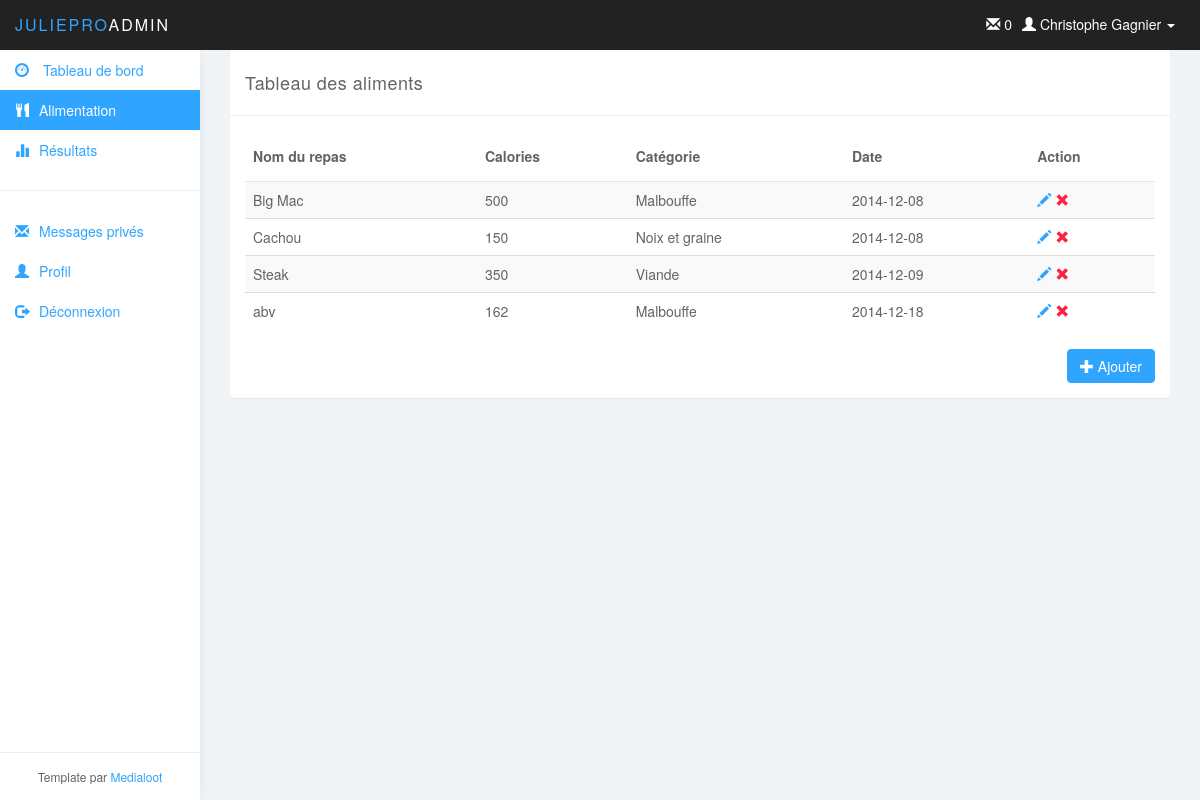
Page /?action=view_alimentation on the earlier database version.
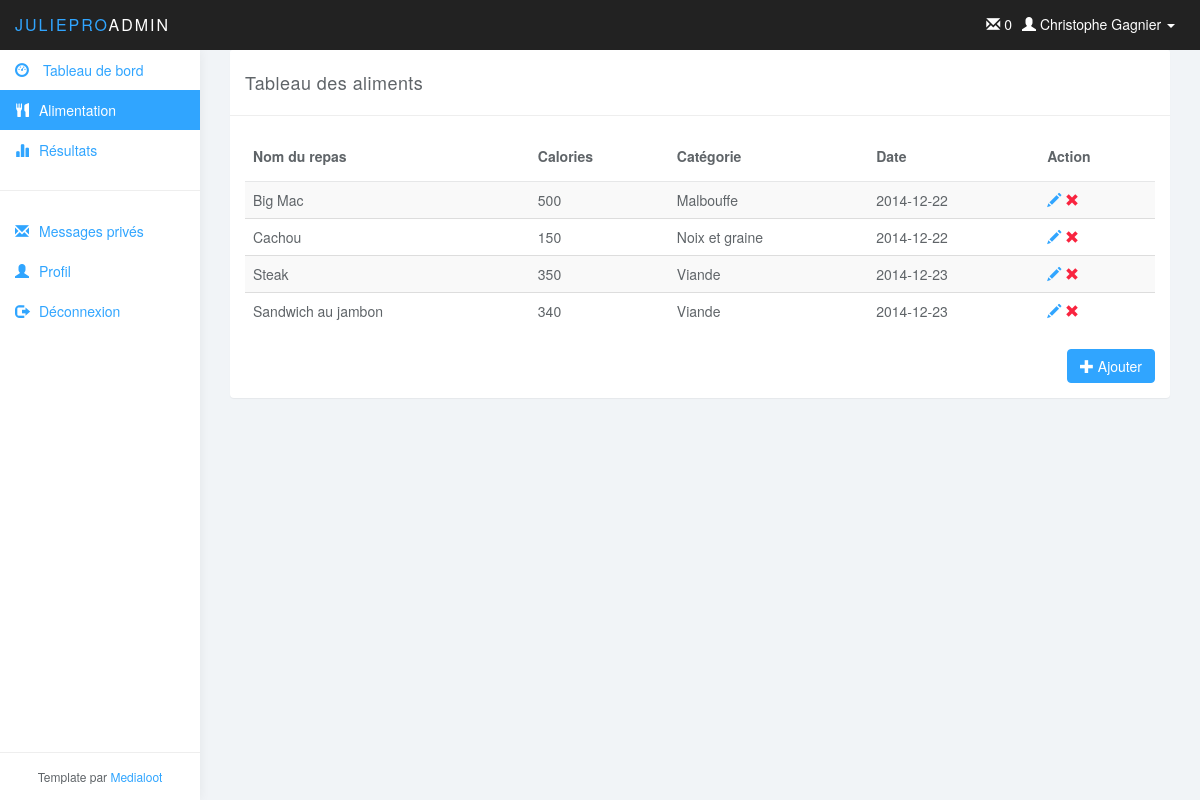
Same page on the later database version.
### tables this page shows
CREATE TABLE IF NOT EXISTS `utilisateur` (
`utilisateurID` int(11) NOT NULL,
  `nom` varchar(45) NOT NULL,
  `prenom` varchar(45) NOT NULL,
  `noTel` varchar(45) NOT NULL,
  `noCell` varchar(45) DEFAULT NULL,
  `noRue` int(11) NOT NULL,
  `rue` varchar(45) NOT NULL,
  `ville` varchar(45) NOT NULL,
  `codePostal` varchar(45) NOT NULL,
  `age` int(11) NOT NULL,
  `dateInscription` datetime NOT NULL,
  `courriel` varchar(45) NOT NULL,
  `statut` int(11) NOT NULL,
  `entraineurID` int(11) DEFAULT NULL
);

CREATE TABLE IF NOT EXISTS `alimentation` (
`alimentationID` int(11) NOT NULL,
  `nomRepas` varchar(45) NOT NULL,
  `calorieIngere` int(11) NOT NULL,
  `date` date NOT NULL,
  `categorieID` int(11) NOT NULL,
  `clientID` int(11) NOT NULL
);

CREATE TABLE IF NOT EXISTS `categorienourriture` (
`categorieID` int(11) NOT NULL,
  `nom` varchar(45) NOT NULL
);

### model/user_db.php (called while the page is built, shortened)
<?php
function get_user($userID) {
    global $db;
    $query = 'SELECT * FROM utilisateur
              WHERE utilisateurID = '.$userID;
    $result = $db->query($query);
	$result = $result->fetch();
    return $result;
}

### model/message_db.php (called while the page is built, shortened)
<?php
function get_nombre_messages($userID) {
    global $db;
    $query = '
        SELECT count(messageID)
        FROM message AS me
        WHERE me.destinataireID = '.$userID.' and estLu = 0;';
    $result = $db->query($query);
    return $result->fetch()[0];
}

### model/alimentation_db.php (called while the page is built, shortened)
<?php
function get_all_alimentation($userID){
    global $db;
    $query = '      SELECT a.`alimentationID`, a.`nomRepas`, a.`calorieIngere`,`date`, c.categorieID, c.nom
                    FROM `alimentation` a
                    INNER JOIN categorienourriture c
                    on c.categorieID = a.categorieID
                    WHERE a.clientID = '.$userID;
    $result = $db->query($query);
    $alimentation = Array();
    while($data = $result->fetch())
    {
        $alimentation[$data['alimentationID']] = $data;
    }
    return $alimentation;
}

### view/alimentation.php (the view, shortened to what this page needs)
<div class="col-md-12">
<?php
    $alimentation = get_all_alimentation($userInfo['utilisateurID']);
        ?>
        <div class="panel panel-default">
            <div class="panel-heading">Tableau des aliments</div>
            <div class="panel-body">
                <table class="table table-striped table-hover">
                    <thead>
                    <tr>
                        <th>Nom du repas</th>
                        <th>Calories</th>
                        <th>Catégorie</th>
                        <th>Date</th>
                        <th>Action</th>
                    </tr>
                    </thead>
                    <?php
                    foreach($alimentation as $alimentCourant)
                    {
                        echo '<tr>';
                            echo'<td>'.$alimentCourant['nomRepas'].'</td>';
                            echo'<td>'.$alimentCourant['calorieIngere'].'</td>';
                            echo'<td>'.$alimentCourant['nom'].'</td>';
                            echo'<td>'.$alimentCourant['date'].'</td>';
                            echo '<td>';
                                echo '<a href="?action=form_alimentation&edit='.$alimentCourant['alimentationID'].'" class="glyphicon glyphicon-pencil "> </a> ';
                                echo '<a href="?action=remove_alimentation&alimentationID='.$alimentCourant['alimentationID'].'" class="glyphicon glyphicon-remove color-red"> </a>';
                            echo '</td>';
                        echo '</tr>';
                    }
                ?>
                </table>
                <a href="?action=form_alimentation" class="btn btn-primary pull-right"><span class="glyphicon glyphicon-plus"></span> Ajouter</a>
            </div>
        </div>
    </div>

### view/header.php (shortened to what this page needs)
<!DOCTYPE html>
<html>
<head>
    <link href="css/bootstrap.min.css" rel="stylesheet">
    <link href="css/datepicker3.css" rel="stylesheet">
    <link href="css/styles.css" rel="stylesheet">
</head>
<body>
<nav class="navbar navbar-inverse navbar-fixed-top" role="navigation">
    <div class="container-fluid">
        <div class="navbar-header">
            <a class="navbar-brand" href="index.php"><span>JuliePro</span>Admin</a>
            <?php if(!empty($userInfo))
            { ?>
                <ul class="user-menu">
                    <li class="dropdown pull-right"> <a href="#" class="dropdown-toggle" data-toggle="dropdown"> <span class="glyphicon glyphicon-user"></span> <?php echo $userInfo['prenom'].' '.$userInfo['nom']; ?> <span class="caret"></span> </a>
                    </li>
                </ul>
				<ul class="user-menu">
					<li><a href="?action=view_messageprive"><span class="glyphicon glyphicon-envelope"></span> <?php echo get_nombre_messages($userInfo['utilisateurID']); ?> </a></li>
				</ul>
            <?php } ?>
        </div>
    </div>
</nav>

### view/sidemenu.php (shortened to what this page needs)
<div id="sidebar-collapse" class="col-sm-3 col-lg-2 sidebar">
    <ul class="nav menu">
        <li id="accueil"><a href="index.php"><span class="glyphicon glyphicon-dashboard"></span> Tableau de bord</a></li>
        <li id="view_alimentation"><a href="?action=view_alimentation"><span class="glyphicon glyphicon-cutlery"></span>Alimentation</a></li>
        <li id="view_resultat"><a href="?action=view_resultat"><span class="glyphicon glyphicon-stats"></span>Résultats</a></li>
        <li role="presentation" class="divider"></li>
        <li id="view_messageprive"><a href="?action=view_messageprive"><span class="glyphicon glyphicon-envelope"></span>Messages privés</a></li>
        <li id="view_profile"><a href="?action=view_profile"><span class="glyphicon glyphicon-user"></span>Profil</a></li>
        <li><a href="?action=view_profile"><span class="glyphicon glyphicon-log-out"></span>Déconnexion</a></li>
     </ul>
    <div class="attribution">Template par <a href="http://www.medialoot.com/item/lumino-admin-bootstrap-template/">Medialoot</a></div>
</div>
<div class="col-sm-9 col-sm-offset-3 col-lg-10 col-lg-offset-2 main">

### index.php (shortened to what this page needs)
<?php
include ("model/database.php");
include ("model/user_db.php");
include ("model/alimentation_db.php");
include ("model/message_db.php");
$userInfo = get_user($_SESSION['userID']);
if(isset($_POST['action']))
    $action = $_POST['action'];
elseif(isset($_GET['action']))
    $action = $_GET['action'];
else
    $action = 'accueil';
include('view/header.php');
include('view/sidemenu.php');
switch($action)
{
    case 'view_alimentation':
        include('view/alimentation.php');
        break;
}
include('view/footer.php'); ?>

### view/footer.php (shortened to what this page needs)
</body>
</html>

### css/styles.css (style rules this page uses)
body { background: #f1f4f7; padding-top: 50px; color: #5f6468; }
a, a:hover, a:focus { color: #30a5ff; }
.color-red { color: #f9243f; }
.navbar-header .navbar-brand { color: #fff; font-size: 16px; text-transform: uppercase; font-weight: 500; letter-spacing: 2px; }
.navbar-header .navbar-brand span { color: #30a5ff; }
.btn-primary, .btn-primary:hover, .btn-primary:focus, .btn-primary:active, .btn-primary.active, .open > .dropdown-toggle.btn-primary, .btn-primary.disabled, .btn-primary[disabled], fieldset[disabled] .btn-primary, .btn-primary.disabled:hover, .btn-primary[disabled]:hover, fieldset[disabled] .btn-primary:hover, .btn-primary.disabled:focus, .btn-primary[disabled]:focus, fieldset[disabled] .btn-primary:focus, .btn-primary.disabled:active, .btn-primary[disabled]:active, fieldset[disabled] .btn-primary:active, .btn-primary.disabled.active, .btn-primary[disabled].active, fieldset[disabled] .btn-primary.active { background-color: #30a5ff; border-color: #30a5ff; }
.panel { border: 0; }
.panel-heading { font-size: 18px; font-weight: 300; letter-spacing: 0.025em; height: 66px; line-height: 45px; }
.panel-default .panel-heading { background: #fff; border-bottom: 1px solid #eee; color: #5f6468; }
.navbar { border: 0; }
.user-menu { display: inline-block; margin-top: 14px; margin-right: 10px; float: right; list-style: none; padding: 0; }
.user-menu a { color: #fff; }
.sidebar { display: block; background-color: #fff; padding: 0; display: none; }
@media (min-width: 768px) { .sidebar { display: block; position: fixed; top: 50px; bottom: 0; left: 0; z-index: 1000; display: block; margin: 0; padding: 0; overflow-x: hidden; overflow-y: auto; background-color: #fff; box-shadow: 1px 0px 10px rgba(0, 0, 0, .05); } }
@media (min-width: 768px) { .navbar-header { width: 100%; } }
.sidebar ul.nav .active a, .sidebar ul.nav li.parent a.active, .sidebar ul.nav .active > a:hover, .sidebar ul.nav li.parent a.active:hover, .sidebar ul.nav .active > a:focus, .sidebar ul.nav li.parent a.active:focus { color: #fff; background-color: #30a5ff; }
.sidebar span.glyphicon { margin-right: 10px; }
.sidebar ul.nav li.divider { border-bottom: 1px solid #eee; margin: 20px 0; }
.sidebar .attribution { position: absolute; bottom: 0px; width: 100%; padding: 15px; text-align: center; border-top: 1px solid #eee; font-size: 12px; }
.table { background: #fff; }
.table>thead>tr>th { border-bottom: 1px solid #e6e7e8; vertical-align: middle; height: 50px; }

Differences in the rows shown:
removed alimentation: nomRepas "abv", calorieIngere "162", categorieID.nom "Malbouffe", date "2014-12-18"
changed alimentation "Big Mac": date "2014-12-08" → "2014-12-22"
changed alimentation "Cachou": date "2014-12-08" → "2014-12-22"
changed alimentation "Steak": date "2014-12-09" → "2014-12-23"
added alimentation: nomRepas "Sandwich au jambon", calorieIngere "340", categorieID.nom "Viande", date "2014-12-23"
